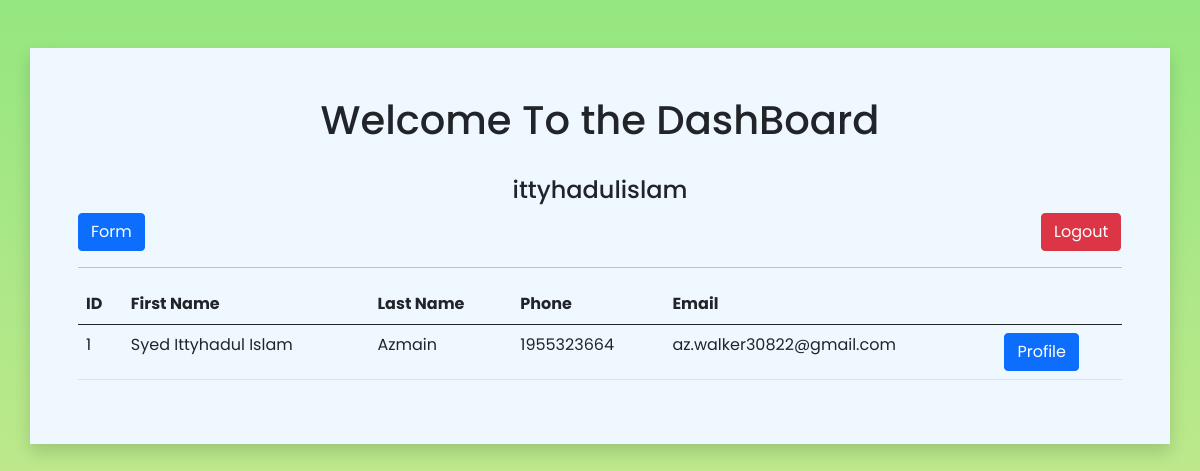
/dashboard.php (signed in), run on the app's committed database.
### tables this page shows
CREATE TABLE `form` (
  `id` int(11) NOT NULL,
  `first_name` text NOT NULL,
  `last_name` text NOT NULL,
  `phone` int(50) NOT NULL,
  `email` varchar(50) NOT NULL,
  `bio` longtext NOT NULL,
  `date` date NOT NULL,
  `gender` text NOT NULL,
  `address` mediumtext NOT NULL,
  `address2` mediumtext NOT NULL,
  `city` text NOT NULL,
  `state` text NOT NULL,
  `zip_code` int(30) NOT NULL,
  `com_edu` text NOT NULL,
  `current_status` text NOT NULL,
  `acdm_id` bigint(20) NOT NULL,
  `nid` bigint(20) NOT NULL,
  `img` varchar(255) NOT NULL
);

### function.php (called while the page is built, shortened)
<?php
class Log_Reg_system
{
    public function __construct()
    {
        $db_host = "localhost";
        $db_user = "root";
        $db_pass = "";
        $db_name = "registration_login";
        $this->conn = mysqli_connect($db_host, $db_user, $db_pass, $db_name);
    }
}
class Form extends Log_Reg_system
{
    public function fatch_data()
    {
        $query = "SELECT * FROM form";
        if (mysqli_query($this->conn, $query)) {
            $get_data = mysqli_query($this->conn, $query);
            return $get_data;
        }
    }
}

### dashboard.php (the view, shortened to what this page needs)
<?php
include("./function.php");
$obj = new Form();
$read = $obj->fatch_data();
?>
<!DOCTYPE html>
<html lang="en">
<head>
    <link href="//maxcdn.bootstrapcdn.com/font-awesome/4.1.0/css/font-awesome.min.css" rel="stylesheet">
    <link href="https://cdn.jsdelivr.net/npm/bootstrap@5.0.2/dist/css/bootstrap.min.css" rel="stylesheet">
    <link rel="stylesheet" href="./css/dashboard.css">
</head>
<body>
    <div class="container my-5 p-5 shadow">
        <h1 class="text-center">Welcome To the DashBoard</h1><br>
        <h4 class="text-center"><?php echo $_SESSION["username"]; ?></h4>
        <a class="btn btn-primary btn-form" href="form.php">Form</a>
        <a class="btn btn-danger btn-logout" href="logout.php">Logout</a>
        <hr>
        <table class="table table-responsive">
            <thead>
                <tr>
                    <th>ID</th>
                    <th>First Name</th>
                    <th>Last Name</th>
                    <th>Phone</th>
                    <th>Email</th>
                    <th></th>
                </tr>
            </thead>
            <tbody>
                <?php while ($datas = mysqli_fetch_assoc($read)) { ?>
                    <tr>
                        <td><?php echo $datas["id"] ?></td>
                        <td><?php echo $datas["first_name"] ?></td>
                        <td><?php echo $datas["last_name"] ?></td>
                        <td><?php echo $datas["phone"] ?></td>
                        <td><?php echo $datas["email"] ?></td>
                        <td><a href="profile.php?status=view&&id=<?php echo $datas["id"] ?>" target="_blank" type="submit" class="btn btn-primary">Profile</a></td>
                    </tr>
                <?php } ?>
            </tbody>
        </table>
    </div>
</body>
</html>

### css/dashboard.css (style rules this page uses)
* { margin: 0; padding: 0; font-family: "Poppins", sans-serif; }
body { width: 100%; min-height: 100vh; background-image: linear-gradient( rgba(43, 207, 2, 0.5), rgba(187, 212, 44, 0.5) ); background-position: cover; background-size: cover; }
.container { background-color: aliceblue; }
.container .btn-logout { margin-left: 892px; }

### data on the page
form: id "1", first_name "Syed Ittyhadul Islam", last_name "Azmain", phone "1955323664", email "az.walker30822@gmail.com"

### other printed values
$_SESSION["username"] "ittyhadulislam"
